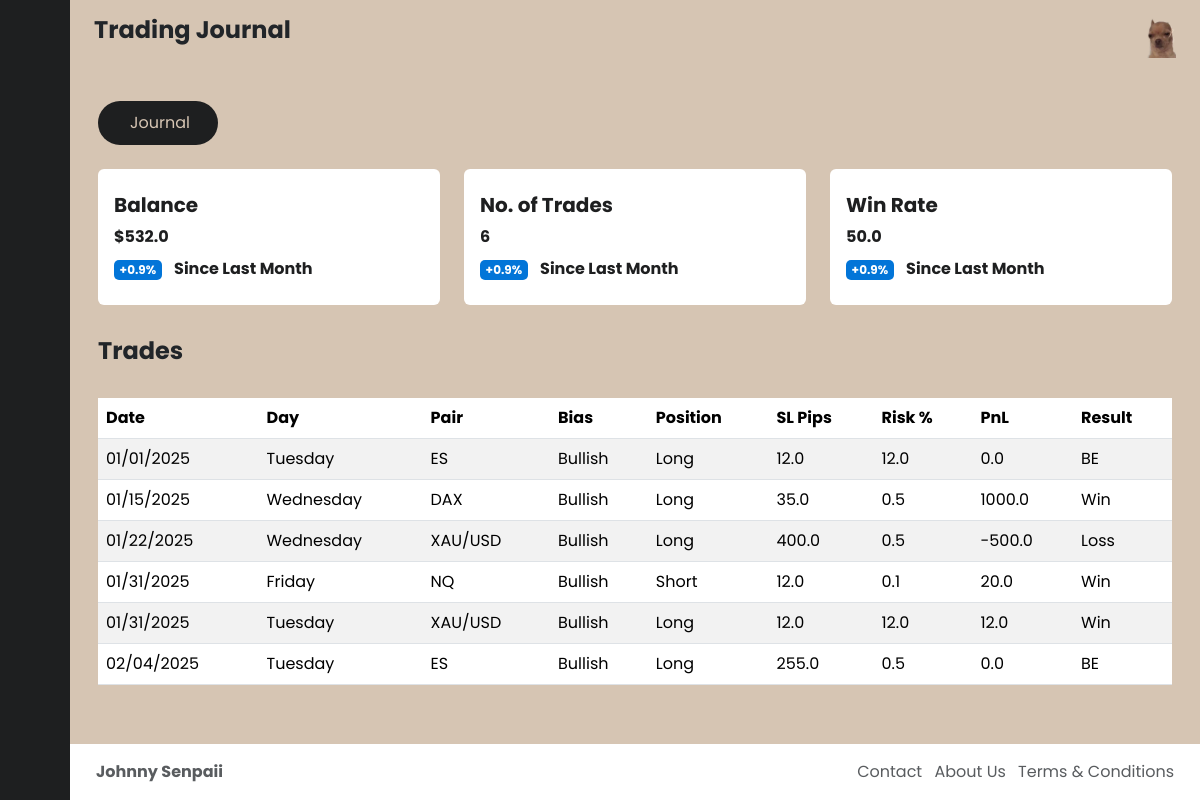
The page / on the database its author committed.
### tables this page shows
CREATE TABLE trade_entry ( id INTEGER PRIMARY KEY AUTOINCREMENT, date TEXT NOT NULL, trade_day TEXT NOT NULL, pair TEXT NOT NULL, bias TEXT NOT NULL, position TEXT NOT NULL, sl_pips REAL NOT NULL, risk_percentage REAL NOT NULL, pnl REAL NOT NULL, result TEXT NOT NULL );

### app/routes.py (the view)
@bp.route('/')
def index():
    conn = get_db_connection()
    cursor = conn.execute('SELECT * FROM trade_entry order by date ASC')  # Update with your table name
    rows = cursor.fetchall()
    total_pnl = sum([float(row[8]) for row in rows])
    cursor2 = conn.execute('SELECT COUNT(*) FROM trade_entry')
    total_count = cursor2.fetchone()[0]
    cursor3 = conn.execute('SELECT COUNT(*) FROM trade_entry where result ="Win"')
    wins = cursor3.fetchone()[0]
    if total_count > 0:
        win_rate = (wins/total_count) * 100
    else:
        win_rate = 0
    conn.close()
    return render_template('index.html', rows=rows, total_pnl=total_pnl, total_count=total_count, win_rate=win_rate)

### app/routes.py (called while the page is built)
def get_db_connection():
    conn = sqlite3.connect('trading_journal.db')
    conn.row_factory = sqlite3.Row
    return conn

### app/templates/index.html (shortened to what this page needs)
<!DOCTYPE html>
<html lang="en">
<head>
    <link href="https://cdn.jsdelivr.net/npm/@eonasdan/tempus-dominus@6.7.0/dist/css/tempus-dominus.min.css" rel="stylesheet">
    <link href="https://cdn.jsdelivr.net/npm/bootstrap-icons/font/bootstrap-icons.css" rel="stylesheet">
    <link href="https://cdn.lineicons.com/5.0/lineicons.css" rel="stylesheet">
    <link href="https://cdn.jsdelivr.net/npm/bootstrap@5.3.3/dist/css/bootstrap.min.css" rel="stylesheet">
    <link rel="stylesheet" href="https://cdn.jsdelivr.net/npm/bootstrap-datepicker/dist/css/bootstrap-datepicker.min.css">
    <link rel="stylesheet" href="/static/css/style.css">
</head>
<body>
    <div class="wrapper">
        <special-sidenav></special-sidenav>
        <div class="main">
            <nav class="navbar navbar-expand px-4 py-3">
                <h3 class="fw-bold fs-4 mb-3">Trading Journal</h3>
                <div class="navbar-collapse collapse">
                    <ul class="navbar-nav ms-auto">
                        <li class="nav-item dropdown">
                            <a href="#" class="nav-icon pe-md-0" data-bs-toggle="dropdown">
                                <img src="{{ url_for('static', filename='images/itoy.png') }}" class="avatar img-fluid" alt="">
                            </a>
                        </li>
                    </ul>
                </div>
            </nav>
            <main class="content px-3 py-4">
                <div class="container-fluid">
                    <div class="mb-3">
                         <button class="button rounded-5 mb-4" data-bs-toggle="modal" data-bs-target="#exampleModal">
                            <span class="me-2">Journal</span>
                         </button>
                        <div class="row">
                            <div class="col-12 col-md-4">
                                <div class="card card-hover border-0">
                                    <div class="card-body py-4">
                                        <h5 class="mb-2 fw-bold">
                                          Balance
                                        </h5>
                                        <p class="mb-2 fw-bold">
                                          ${{ total_pnl }}
                                        </p>
                                        <div class="mb-0">
                                            <span class="badge text-success me-2">
                                                +0.9%
                                            </span>
                                            <span class="fw-bold">
                                                Since Last Month
                                            </span>
                                        </div>
                                    </div>
                                </div>
                            </div>
                            <div class="col-12 col-md-4">
                                <div class="card card-hover border-0">
                                    <div class="card-body py-4">
                                        <h5 class="mb-2 fw-bold">
                                          No. of Trades
                                        </h5>
                                        <p class="mb-2 fw-bold">
                                          {{ total_count }}
                                        </p>
                                        <div class="mb-0">
                                            <span class="badge text-success me-2">
                                                +0.9%
                                            </span>
                                            <span class="fw-bold">
                                                Since Last Month
                                            </span>
                                        </div>
                                    </div>
                                </div>
                            </div>
                            <div class="col-12 col-md-4">
                                <div class="card card-hover border-0">
                                    <div class="card-body py-4">
                                        <h5 class="mb-2 fw-bold">
                                            Win Rate
                                        </h5>
                                        <p class="mb-2 fw-bold">
                                          {{ win_rate }}
                                        </p>
                                        <div class="mb-0">
                                            <span class="badge text-success me-2">
                                                +0.9%
                                            </span>
                                            <span class="fw-bold">
                                                Since Last Month
                                            </span>
                                        </div>
                                    </div>
                                </div>
                            </div>
                            <h3 class="fw-bold fs-4 my-3">Trades</h3>
                            <div class="container mt-3 table-responsive tables">
                                <table class="table table-striped">
                                  <thead>
                                    <tr>
                                      <th>Date</th>
                                      <th>Day</th>
                                      <th>Pair</th>
                                      <th>Bias</th>
                                      <th>Position</th>
                                      <th>SL Pips</th>
                                      <th>Risk %</th>
                                      <th>PnL</th>
                                      <th>Result</th>
                                    </tr>
                                  </thead>
                                  <tbody id="journalTableBody">
                                    {% for row in rows %}
                                      <tr>
                                          <td>{{ row.date }}</td>
                                          <td>{{ row.trade_day }}</td>
                                          <td>{{ row.pair }}</td>
                                          <td>{{ row.bias }}</td>
                                          <td>{{ row.position }}</td>
                                          <td>{{ row.sl_pips }}</td>
                                          <td>{{ row.risk_percentage }}</td>
                                          <td>{{ row.pnl }}</td>
                                          <td>{{ row.result }}</td>
                                      </tr>
                                    {% endfor %}
                                  </tbody>
                                </table>
                              </div>
                        </div>
                    </div>
                </div>
            </main>
            <special-footer></special-footer>
        </div>
    </div>
</body>
</html>

### app/static/css/style.css (style rules this page uses)
a { text-decoration: none; }
li { list-style: none; }
body { font-family: 'Poppins', sans-serif; }
.wrapper { display: flex; }
.main { display: flex; flex-direction: column; min-height: 100vh; width: 100%; overflow: hidden; transition: all 0.35s ease-in-out; background-color: #d6c5b3; }
.navbar { background-color: #d6c5b3; }
.navbar-expand .navbar-collapse { min-width: 200px; }
.avatar { height: 40px; width: 40px; }
.button { display: flex; align-items: center; justify-content: center; background-color: #1e1f20; color: #d6c5b3; border: 0; padding: 10px 20px; border-radius: 5px; }
.button span { font-size: 1rem; padding: 0; margin-left: 8px; }
.card { background-color: #fff; transform: .4s; cursor: pointer; color: #1e1f20; margin-bottom: 1rem; }
.text-success { background-color: #0275d8; padding: 0.25rem 0.35rem; color: white !important; border-radius: 5px; }
.table>thead tr { color:white; text-align: left; }
.content { flex: 1 1 auto; }
.tables { max-height: 300px; overflow-y: auto; }

### rows shown on the page
trade_entry: date "01/01/2025", trade_day "Tuesday", pair "ES", bias "Bullish", position "Long", sl_pips "12.0", risk_percentage "12.0", pnl "0.0", result "BE"
trade_entry: date "01/15/2025", trade_day "Wednesday", pair "DAX", bias "Bullish", position "Long", sl_pips "35.0", risk_percentage "0.5", pnl "1000.0", result "Win"
trade_entry: date "01/22/2025", trade_day "Wednesday", pair "XAU/USD", bias "Bullish", position "Long", sl_pips "400.0", risk_percentage "0.5", pnl "-500.0", result "Loss"
trade_entry: date "01/31/2025", trade_day "Friday", pair "NQ", bias "Bullish", position "Short", sl_pips "12.0", risk_percentage "0.1", pnl "20.0", result "Win"
trade_entry: date "01/31/2025", trade_day "Tuesday", pair "XAU/USD", bias "Bullish", position "Long", sl_pips "12.0", risk_percentage "12.0", pnl "12.0", result "Win"
trade_entry: date "02/04/2025", trade_day "Tuesday", pair "ES", bias "Bullish", position "Long", sl_pips "255.0", risk_percentage "0.5", pnl "0.0", result "BE"

### other values the page prints
{{ total_pnl }} "532.0"
{{ total_count }} "6"
{{ win_rate }} "50.0"
